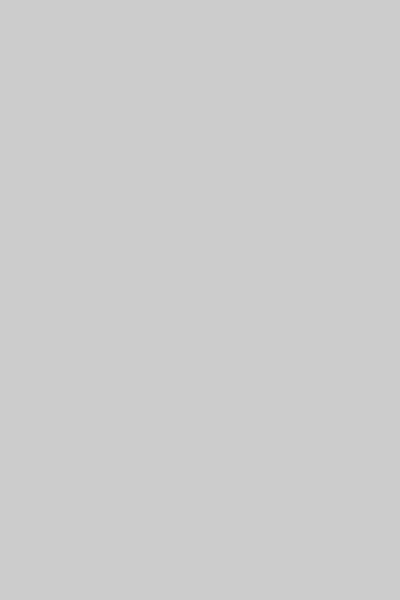
Frame 1 (no input)
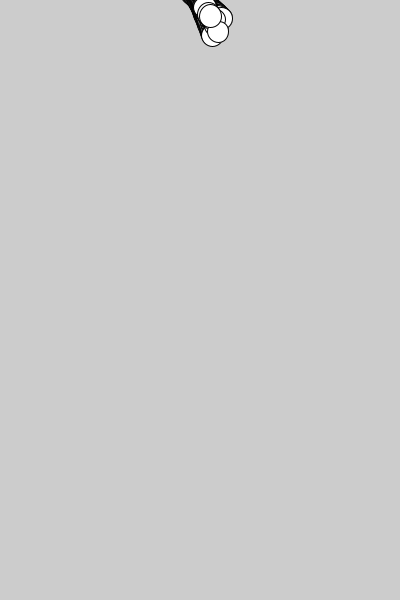
Frame 60 (the mouse pressed at the canvas centre just before this capture)
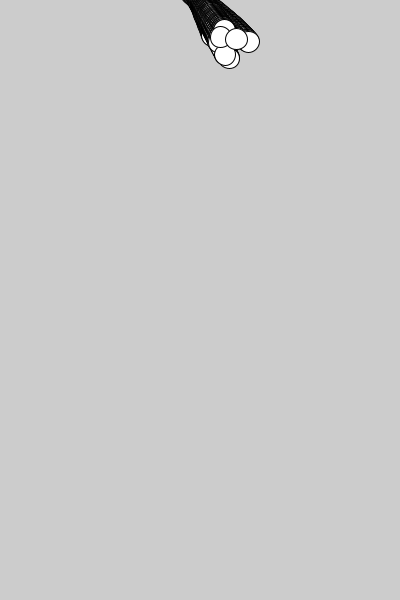
Frame 120 (the mouse held since frame 60 and released just before this capture)

The Processing sketch that drew these frames (run headless with seeded random() and noise(); from frame 60 on, the mouse is pressed at the canvas centre):

// Processing sketch: processing_95702
// ── processing_95702.pde

Root[] akar;
int akarNo;

void setup(){
  size(400, 600);
  background(204);
  stroke(0);
  smooth();
  akarNo = 10;
  
  akar = new Root[akarNo];
  for(int i = 0; i<akarNo; i++){
    akar[i] = new Root();
  }//for
}//setup

void draw(){
   for(int i = 0; i<akarNo; i++){
     akar[i].fly();
   }//for
}//draw

void mousePressed(){
  background(204);
  for(int i = 0; i<akarNo; i++){
    akar[i].posy = 0;
  }//for
}//mousePressed

class Root{
  int ballWidth = 23;
  float posx, posy,peak,jarak,speed;
  
  Root(){
    posy = -ballWidth;
    posx = 0;
    peak = random(5,70);
    jarak = random(0.01,0.02);
    speed = random(0.5,1);
    

  }//Root consructor
  
  void fly(){
   posy = posy + speed;
   posx = sin(posy*jarak)*peak;
   if(posy > height + ballWidth + posy*0.1){
     posy = -ballWidth;
   }//if
   
   if(posx < 1 && posx > -1){
     peak = random(5,70);
   }//if
   fill(255);
   ellipse(posx + width/2,posy,ballWidth - posy*0.04,ballWidth - posy*0.04); 
   
  }//fly
}//Root class
